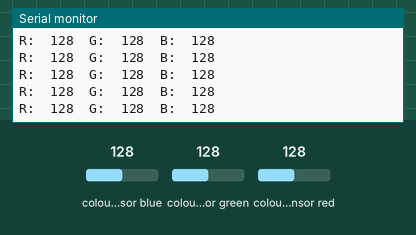
This sketch was run on a simulated Arduino Uno, built with avr-gcc and run on an emulated ATmega328P. Shown: the last lines printed to the serial monitor. The test bench sets the inputs (shaded band); at power-on: colour sensor blue 128, colour sensor green 128, colour sensor red 128.

Above: at 1.2 s.
1.3 s: colour sensor blue set to 5
At 1.34 s:
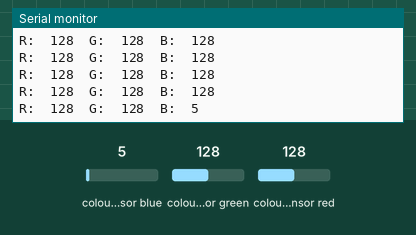
2.8 s: colour sensor green set to 5
At 2.81 s:
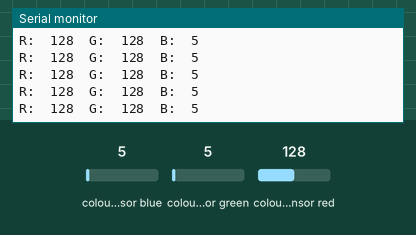
5.8 s: colour sensor blue set to 128
At 5.8 s:
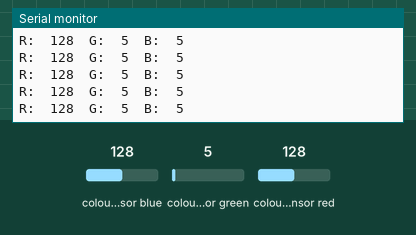
8.8 s: colour sensor green set to 64
At 8.8 s:
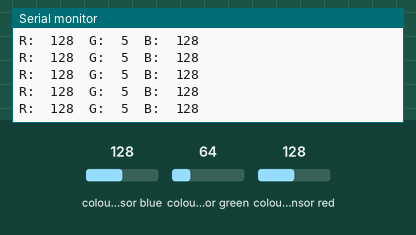
11.8 s: colour sensor red set to 5
At 11.8 s:
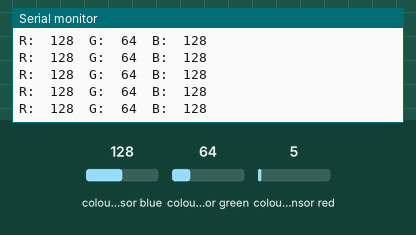
Timing chart, 0 to 14.3 s (numbered marks = the images above; inputs shaded):
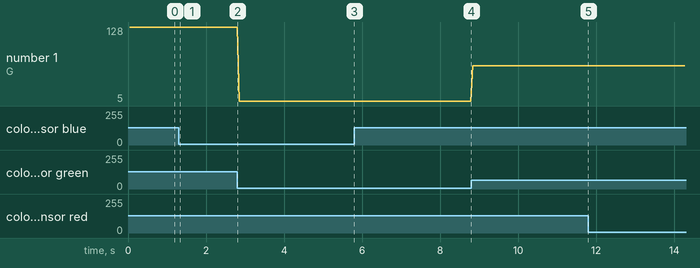

The sketch:

S7.1.ino
```cpp
#include "Adafruit_TCS34725.h"

Adafruit_TCS34725 tcs = Adafruit_TCS34725(TCS34725_INTEGRATIONTIME_2_4MS, TCS34725_GAIN_60X);

void setup() {
  Serial.begin(9600);
  tcs.begin();
}

// The commented out code in loop is example of getRawData with clear value.
// Processing example colorview.pde can work with this kind of data too, but It requires manual conversion to
// [0-255] RGB value. You can still uncomments parts of colorview.pde and play with clear value.
void loop() {
  float red, green, blue;
  tcs.getRGB(&red, &green, &blue);
   //uint16_t red, blue, green, clr;
   //tcs.getRawData(&red, &green, &blue, &clr);
  Serial.print("R:\t"); Serial.print(int(red));
  Serial.print("\tG:\t"); Serial.print(int(green));
  Serial.print("\tB:\t"); Serial.print(int(blue));
  Serial.print("\n");
}
```

Measured:
- after the input at 1.3 s, the serial monitor: prints a new line at once (image 1)
- plotted number 1: 5 → 64 after the input at 8.8 s
